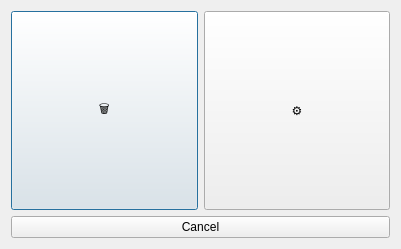
<?xml version="1.0" encoding="UTF-8"?>
<ui version="4.0">
 <class>Dialog</class>
 <widget class="QDialog" name="Dialog">
  <property name="geometry">
   <rect>
    <x>0</x>
    <y>0</y>
    <width>401</width>
    <height>249</height>
   </rect>
  </property>
  <property name="windowTitle">
   <string>Dialog</string>
  </property>
  <layout class="QVBoxLayout" name="verticalLayout_2">
   <item>
    <layout class="QVBoxLayout" name="verticalLayout">
     <item>
      <layout class="QHBoxLayout" name="horizontalLayout">
       <item>
        <widget class="QPushButton" name="deleteButton">
         <property name="minimumSize">
          <size>
           <width>50</width>
           <height>50</height>
          </size>
         </property>
         <property name="maximumSize">
          <size>
           <width>500</width>
           <height>500</height>
          </size>
         </property>
         <property name="text">
          <string>🗑️</string>
         </property>
        </widget>
       </item>
       <item>
        <widget class="QPushButton" name="configButton">
         <property name="minimumSize">
          <size>
           <width>50</width>
           <height>50</height>
          </size>
         </property>
         <property name="maximumSize">
          <size>
           <width>500</width>
           <height>500</height>
          </size>
         </property>
         <property name="text">
          <string>⚙️</string>
         </property>
        </widget>
       </item>
      </layout>
     </item>
     <item>
      <widget class="QPushButton" name="cancelButton">
       <property name="text">
        <string>Cancel</string>
       </property>
      </widget>
     </item>
    </layout>
   </item>
  </layout>
 </widget>
 <resources/>
 <connections/>
</ui>
